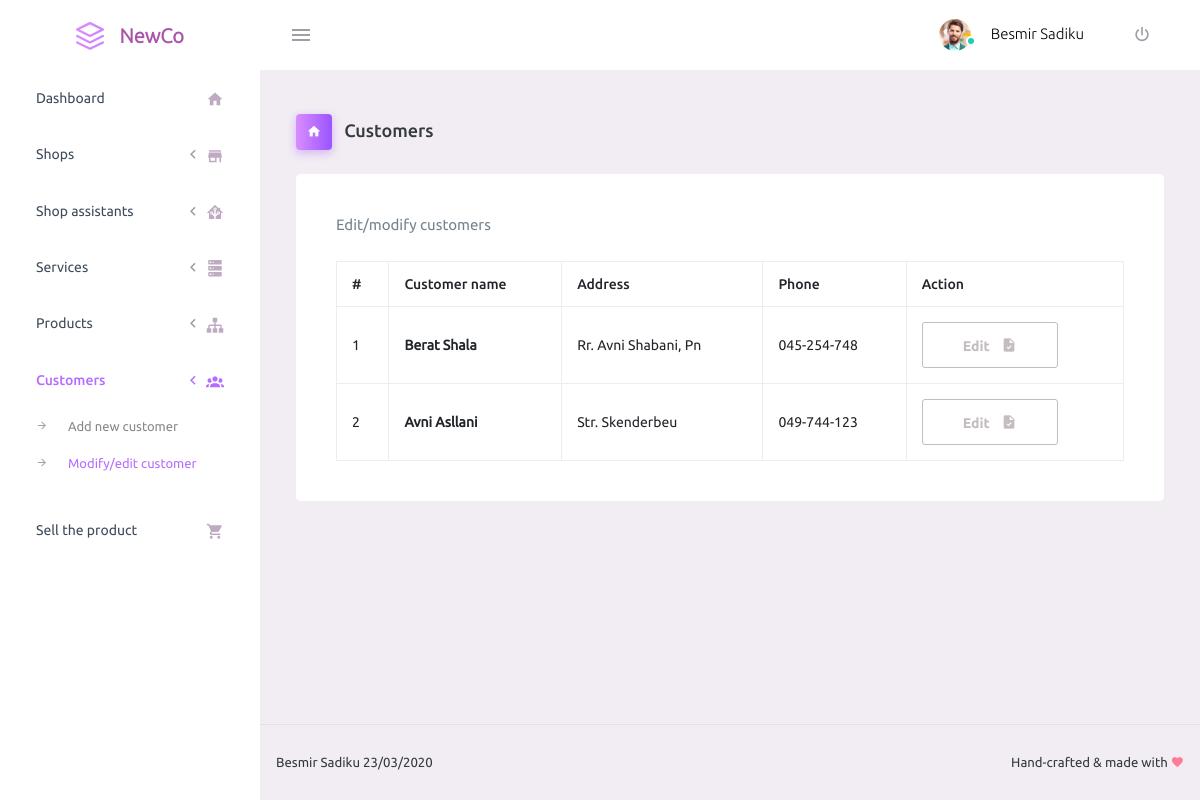
Screenshot of /dashboard.php?page=customers&action=edit (signed in) with the database file from the repository.
### tables this page shows
CREATE TABLE `tbl_clients` (
  `cli_id` int(11) NOT NULL,
  `cli_fname` varchar(20) NOT NULL,
  `cli_lname` varchar(20) NOT NULL,
  `cli_address` varchar(255) NOT NULL,
  `cli_phone` varchar(20) NOT NULL
);

### pages/_frm_customers.php (the view, shortened to what this page needs)
<div class="row">
    <div class="col-12 grid-margin stretch-card">
        <div class="card">
            <div class="card-body">
                <?php
    if(isset($_GET['action']) && ($_GET['action'] == 'edit') ) :
        $i = 1;
        $customers = mysqli_query($link, "CALL Customers('selectall', '', '', '', '', '')");
        if(!isset($_GET['customerId']))
        {
?>
    <p class="card-description">Edit/modify customers</p>
    <table class="table table-bordered table-hover">
        <thead>
            <tr>
                <th> # </th>
                <th>Customer name</th>
                <th>Address</th>
                <th>Phone</th>
                <th>Action</th>
            </tr>
        </thead>
        <tbody>
            <?php while ($customer = mysqli_fetch_object($customers)) : ?>
            <tr>
                <td><?= $i ?></td>
                <td><strong><?= $customer->cli_fname . " " . $customer->cli_lname  ?></strong></td>
                <td><?= $customer->cli_address ?></td>
                <td><?= $customer->cli_phone ?></td>
                <td>
                    <a href="dashboard.php?page=customers&action=edit&customerId=<?= $customer->cli_id ?>" class="btn btn-outline-secondary btn-icon-text">
                        Edit <i class="mdi mdi-file-check btn-icon-append"></i>
                    </a>
                </td>
            </tr>
            <?php $i++; endwhile; mysqli_free_result($customers); ?>
        </tbody>
    </table>
    <?php
        }
    endif;
?>
            </div>
        </div>
    </div>
</div>

### rows the page displays
tbl_clients: cli_fname "Berat", cli_lname "Shala", cli_address "Rr. Avni Shabani, Pn", cli_phone "045-254-748"
tbl_clients: cli_fname "Avni", cli_lname "Asllani", cli_address "Str. Skenderbeu", cli_phone "049-744-123"

### other values shown
breadcrumb($_GET['page']) "Customers"
